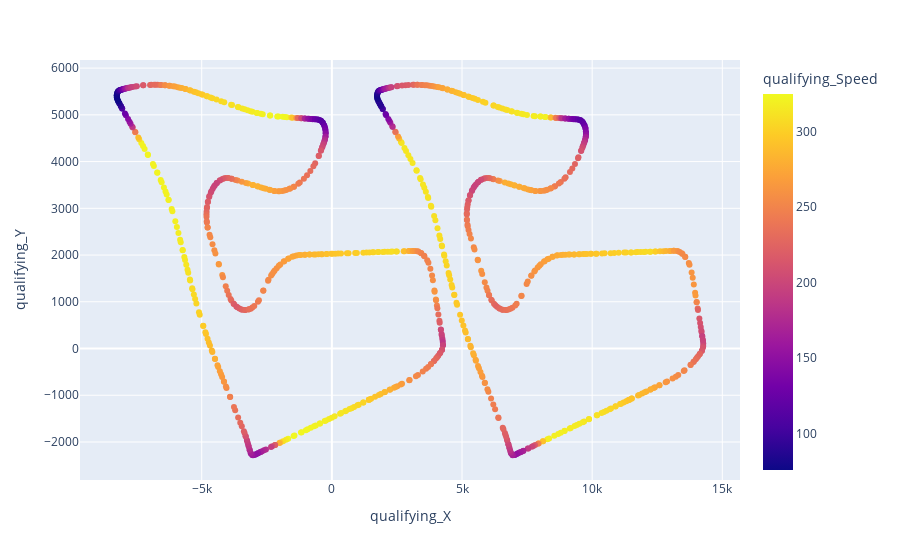

The code cell stored with this chart in its notebook:
### Code cell
#data = austrain_top_2_laps[austrain_top_2_laps['driverRef']=='raikkonen']
px.scatter(data_frame=data_temp,
x='qualifying_X',
y='qualifying_Y',
color='qualifying_Speed'
)

### Figure 1 — Plotly figure (JSON) as saved in the notebook; plotly's stock layout.template omitted (floating-point values rounded to 4 significant figures; data arrays with more than 128 entries replaced by an {"elided": "..."} marker saying what was removed)
{"data": [{"hovertemplate": "qualifying_X=%{x}<br>qualifying_Y=%{y}<br>qualifying_Speed=%{marker.color}<extra></extra>", "legendgroup": "", "marker": {"color": {"elided": "972 int values"}, "coloraxis": "coloraxis", "symbol": "circle"}, "mode": "markers", "name": "", "orientation": "v", "showlegend": false, "type": "scatter", "x": {"elided": "972 int values"}, "xaxis": "x", "y": {"elided": "972 int values"}, "yaxis": "y"}], "layout": {"coloraxis": {"colorbar": {"title": {"text": "qualifying_Speed"}}, "colorscale": [[0, "#0d0887"], [0.1111, "#46039f"], [0.2222, "#7201a8"], [0.3333, "#9c179e"], [0.4444, "#bd3786"], [0.5556, "#d8576b"], [0.6667, "#ed7953"], [0.7778, "#fb9f3a"], [0.8889, "#fdca26"], [1, "#f0f921"]]}, "legend": {"tracegroupgap": 0}, "margin": {"t": 60}, "xaxis": {"anchor": "y", "domain": [0, 1], "title": {"text": "qualifying_X"}}, "yaxis": {"anchor": "x", "domain": [0, 1], "title": {"text": "qualifying_Y"}}}}
